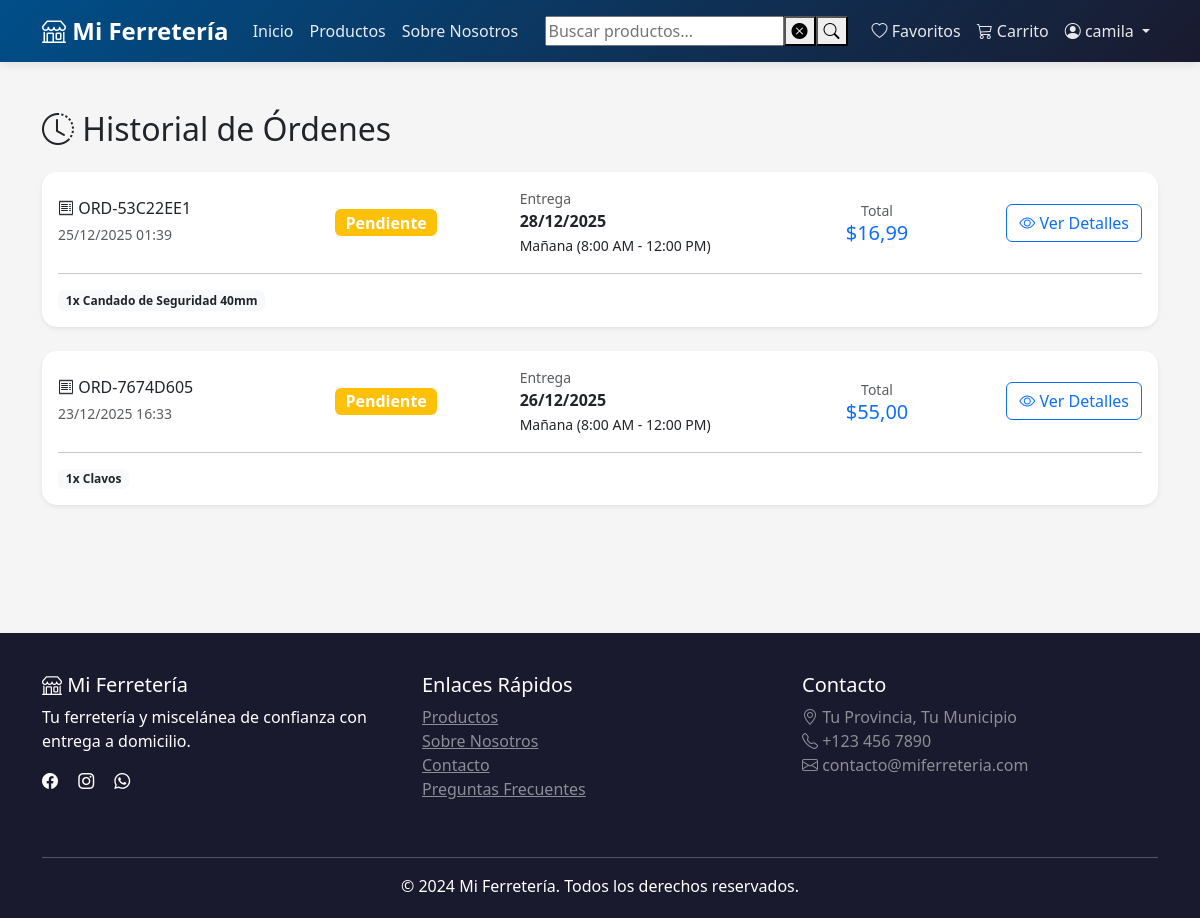
The app's page /mis-ordenes/ (signed in) with its own data.
### shop/models.py (models this page shows, shortened)
class Order(models.Model):
    PAYMENT_CHOICES = [
        ('cash', 'Efectivo'),
        ('transfer', 'Transferencia'),
    ]
    STATUS_CHOICES = [
        ('pending', 'Pendiente'),
        ('confirmed', 'Confirmado'),
        ('preparing', 'Preparando'),
        ('in_transit', 'En camino'),
        ('delivered', 'Entregado'),
        ('cancelled', 'Cancelado'),
    ]
    DELIVERY_TIME_CHOICES = [
        ('morning', 'Mañana (8:00 AM - 12:00 PM)'),
        ('afternoon', 'Tarde (12:00 PM - 6:00 PM)'),
        ('evening', 'Noche (6:00 PM - 9:00 PM)'),
    ]
    user = models.ForeignKey(
        User,
        on_delete=models.CASCADE,
        related_name='orders',
        verbose_name="Usuario",
        db_index=True  # ÍNDICE: Para filtrar órdenes por usuario
    )
    order_number = models.CharField(
        max_length=20,
        unique=True,
        verbose_name="Número de orden",
        db_index=True  # ÍNDICE: Para búsqueda por número de orden
    )
    delivery_address = models.TextField(verbose_name="Dirección de entrega")
    delivery_city = models.CharField(max_length=100, verbose_name="Municipio")
    delivery_province = models.CharField(max_length=100, verbose_name="Provincia")
    contact_phone = models.CharField(max_length=17, verbose_name="Teléfono de contacto")
    delivery_date = models.DateField(verbose_name="Fecha de entrega", db_index=True)  # ÍNDICE: Para reportes por fecha
    delivery_time = models.CharField(max_length=50, choices=DELIVERY_TIME_CHOICES, verbose_name="Hora de entrega")
    payment_method = models.CharField(max_length=20, choices=PAYMENT_CHOICES, verbose_name="Método de pago")
    status = models.CharField(
        max_length=20,
        choices=STATUS_CHOICES,
        default='pending',
        verbose_name="Estado",
        db_index=True  # ÍNDICE: Filtro muy común
    )
    subtotal = models.DecimalField(max_digits=10, decimal_places=2, verbose_name="Subtotal")
    delivery_fee = models.DecimalField(max_digits=10, decimal_places=2, default=0, verbose_name="Costo de envío")
    total = models.DecimalField(max_digits=10, decimal_places=2, verbose_name="Total", db_index=True)  # ÍNDICE: Para reportes
    notes = models.TextField(blank=True, verbose_name="Notas adicionales")
    admin_notes = models.TextField(blank=True, verbose_name="Notas del administrador")
    cancellation_reason = models.TextField(blank=True, verbose_name="Motivo de cancelación")
    created_at = models.DateTimeField(auto_now_add=True, verbose_name="Fecha de creación", db_index=True)  # ÍNDICE: Ordenar
    updated_at = models.DateTimeField(auto_now=True, verbose_name="Última actualización")
    class Meta:
        verbose_name = "Orden"
        verbose_name_plural = "Órdenes"
        ordering = ['-created_at']
        indexes = [
            models.Index(fields=['user', '-created_at']),
            models.Index(fields=['status', '-created_at']),
            models.Index(fields=['status', 'user']),
            models.Index(fields=['created_at', 'status']),
        ]

class OrderItem(models.Model):
    order = models.ForeignKey(
        Order,
        on_delete=models.CASCADE,
        related_name='items',
        verbose_name="Orden",
        db_index=True  # ÍNDICE: Para obtener items de una orden
    )
    product = models.ForeignKey(
        Product,
        on_delete=models.PROTECT,
        verbose_name="Producto",
        db_index=True  # ÍNDICE: Para reportes de productos vendidos
    )
    quantity = models.IntegerField(validators=[MinValueValidator(1)], verbose_name="Cantidad")
    price = models.DecimalField(max_digits=10, decimal_places=2, verbose_name="Precio unitario")
    class Meta:
        verbose_name = "Item de Orden"
        verbose_name_plural = "Items de Orden"
        indexes = [
            models.Index(fields=['product', 'order']),
        ]

class Product(models.Model):
    category = models.ForeignKey(
        Category,
        on_delete=models.CASCADE,
        related_name='products',
        verbose_name="Categoría",
        db_index=True  # ÍNDICE: Para búsquedas por categoría
    )
    name = models.CharField(max_length=200, verbose_name="Nombre", db_index=True)  # ÍNDICE: Para búsquedas
    description = models.TextField(verbose_name="Descripción")
    price = models.DecimalField(
        max_digits=10,
        decimal_places=2,
        validators=[MinValueValidator(Decimal('0.01'))],
        verbose_name="Precio",
        db_index=True  # ÍNDICE: Para ordenar por precio
    )
    stock = models.IntegerField(
        default=0,
        validators=[MinValueValidator(0)],
        verbose_name="Stock",
        db_index=True  # ÍNDICE: Para filtros de stock
    )
    image = models.ImageField(upload_to='products/', blank=True, null=True, verbose_name="Imagen")
    is_active = models.BooleanField(default=True, verbose_name="Activo", db_index=True)  # ÍNDICE: Filtro común
    featured = models.BooleanField(default=False, verbose_name="Destacado", db_index=True)  # ÍNDICE: Para featured
    sku = models.CharField(max_length=50, unique=True, verbose_name="SKU", db_index=True)  # ÍNDICE: Búsquedas por SKU
    created_at = models.DateTimeField(auto_now_add=True, db_index=True)  # ÍNDICE: Para ordenar
    updated_at = models.DateTimeField(auto_now=True)
    material = models.CharField(
        max_length=100,
        blank=True,
        verbose_name="Material",
        help_text="Ej: Acero galvanizado, Plástico ABS, Madera"
    )
    dimensiones = models.CharField(
        max_length=200,
        blank=True,
        verbose_name="Dimensiones",
        help_text="Ej: 10cm x 5cm x 2cm, Largo 50cm"
    )
    peso = models.DecimalField(
        max_digits=8,  # Permite hasta 999999.99 kg
        decimal_places=2,
        blank=True,
        null=True,
        verbose_name="Peso (kg)",
        help_text="Peso en kilogramos"
    )
    voltaje = models.CharField(
        max_length=50,
        blank=True,
        verbose_name="Voltaje",
        help_text="Ej: 110V, 220V, 12V DC"
    )
    potencia = models.CharField(
        max_length=50,
        blank=True,
        verbose_name="Potencia",
        help_text="Ej: 1500W, 2HP, 750W"
    )
    marca = models.CharField(
        max_length=100,
        blank=True,
        verbose_name="Marca",
        help_text="Fabricante o marca del producto"
    )
    garantia = models.CharField(
        max_length=100,
        blank=True,
        verbose_name="Garantía",
        help_text="Ej: 1 año, 6 meses, Sin garantía"
    )
    color = models.CharField(
        max_length=50,
        blank=True,
        verbose_name="Color",
        help_text="Color principal del producto"
    )
    uso_recomendado = models.TextField(
        blank=True,
        verbose_name="Uso Recomendado",
        help_text="Para qué se recomienda usar este producto"
    )
    class Meta:
        verbose_name = "Producto"
        verbose_name_plural = "Productos"
        ordering = ['-created_at']
        indexes = [
            models.Index(fields=['category', 'is_active', '-created_at']),
            models.Index(fields=['featured', 'is_active']),
            models.Index(fields=['is_active', 'stock']),
            models.Index(fields=['name', 'is_active']),
            models.Index(fields=['marca', 'is_active']),
        ]

### shop/views/orders.py (the view)
# urls.py: path('mis-ordenes/', views.order_history, name='order_history'),
@login_required
def order_history(request):
    orders = Order.objects.filter(
        user=request.user
    ).prefetch_related(
        Prefetch(
            'items',
            queryset=OrderItem.objects.select_related('product', 'product__category')
        )
    ).order_by('-created_at')
    context = {
        'orders': orders,
    }
    return render(request, 'shop/order_history.html', context)

### shop/templates/shop/order_history.html (shortened to what this page needs)
{% extends 'shop/base.html' %}
{% block content %}
<div class="container py-5">
    <h2 class="mb-4">
        <i class="bi bi-clock-history"></i> Historial de Órdenes
    </h2>
    {% if orders %}
        <div class="row g-4">
            {% for order in orders %}
                <div class="col-12">
                    <div class="card shadow-sm">
                        <div class="card-body">
                            <div class="row align-items-center">
                                <div class="col-lg-3">
                                    <h6 class="mb-1">
                                        <i class="bi bi-receipt"></i> {{ order.order_number }}
                                    </h6>
                                    <small class="text-muted">{{ order.created_at|date:"d/m/Y H:i" }}</small>
                                </div>
                                <div class="col-lg-2">
                                    <span class="badge bg-{% if order.status == 'pending' %}warning{% elif order.status == 'confirmed' %}info{% elif order.status == 'preparing' %}primary{% elif order.status == 'in_transit' %}info{% elif order.status == 'delivered' %}success{% else %}danger{% endif %} fs-6">
                                        {{ order.get_status_display }}
                                    </span>
                                </div>
                                <div class="col-lg-3">
                                    <small class="text-muted d-block">Entrega</small>
                                    <strong>{{ order.delivery_date|date:"d/m/Y" }}</strong>
                                    <br>
                                    <small>{{ order.get_delivery_time_display }}</small>
                                </div>
                                <div class="col-lg-2 text-center">
                                    <small class="text-muted d-block">Total</small>
                                    <h5 class="mb-0 text-primary">${{ order.total }}</h5>
                                </div>
                                <div class="col-lg-2 text-end">
                                    <a href="{% url 'shop:order_detail' order.id %}"
                                       class="btn btn-outline-primary">
                                        <i class="bi bi-eye"></i> Ver Detalles
                                    </a>
                                </div>
                            </div>
                            <hr class="my-3">
                            <div class="d-flex gap-2 flex-wrap">
                                {% for item in order.items.all|slice:":3" %}
                                    <span class="badge bg-light text-dark">
                                        {{ item.quantity }}x {{ item.product.name }}
                                    </span>
                                {% endfor %}
                            </div>
                        </div>
                    </div>
                </div>
            {% endfor %}
        </div>
    {% endif %}
</div>
{% endblock %}

### shop/templates/shop/base.html (shortened to what this page needs)
{% load static %}
<!DOCTYPE html>
<html lang="es">
<head>
    <link href="https://cdn.jsdelivr.net/npm/bootstrap@5.3.0/dist/css/bootstrap.min.css" rel="stylesheet">
    <link rel="stylesheet" href="https://cdn.jsdelivr.net/npm/bootstrap-icons@1.10.0/font/bootstrap-icons.css">
    <link rel="stylesheet" href="{% static 'css/toast.css' %}">
</head>
<body>
    <nav class="navbar navbar-expand-lg navbar-dark sticky-top">
        <div class="container">
            <a class="navbar-brand" href="{% url 'shop:home' %}">
                <i class="bi bi-shop"></i> Mi Ferretería
            </a>
            <div class="collapse navbar-collapse" id="navbarNav">
                <ul class="navbar-nav me-auto">
                    <li class="nav-item">
                        <a class="nav-link" href="{% url 'shop:home' %}">Inicio</a>
                    </li>
                    <li class="nav-item">
                        <a class="nav-link" href="{% url 'shop:product_list' %}">Productos</a>
                    </li>
                    <li class="nav-item">
                        <a class="nav-link" href="{% url 'shop:about_us' %}">Sobre Nosotros</a>
                    </li>
                </ul>
                <div class="search-container d-flex me-3">
                    <input class="search-input"
                        type="search"
                        id="searchInput"
                        name="q"
                        placeholder="Buscar productos..."
                        aria-label="Search"
                        autocomplete="off">
                <button type="button"
                    class="clear-search-btn"
                    aria-label="Limpiar búsqueda">
                    <i class="bi bi-x-circle-fill"></i>
                </button>
                <button class="search-btn"
                    type="button"
                    id="searchBtn"
                    aria-label="Buscar">
                    <i class="bi bi-search"></i>
                </button>
                </div>
                <ul class="navbar-nav">
                    {% if user.is_authenticated %}
                        <li class="nav-item">
                            <li class="nav-item">
                                <a class="nav-link" href="{% url 'shop:wishlist' %}">
                                    <i class="bi bi-heart"></i> Favoritos
                                </a>
                            </li>
                            <a class="nav-link position-relative" href="{% url 'shop:cart' %}">
                                <i class="bi bi-cart3"></i> Carrito
                            </a>
                        </li>
                        <li class="nav-item dropdown">
                            <a class="nav-link dropdown-toggle" href="#" id="navbarDropdown" role="button" data-bs-toggle="dropdown">
                                <i class="bi bi-person-circle"></i> {{ user.first_name|default:user.username }}
                            </a>
                        </li>
                    {% endif %}
                </ul>
            </div>
        </div>
    </nav>
    <main>
        {% block content %}{% endblock %}
    </main>
    <footer class="footer">
        <div class="container">
            <div class="row">
                <div class="col-md-4 mb-4">
                    <h5><i class="bi bi-shop"></i> Mi Ferretería</h5>
                    <p>Tu ferretería y miscelánea de confianza con entrega a domicilio.</p>
                    <div class="social-links">
                        <a href="#" class="text-white me-3"><i class="bi bi-facebook"></i></a>
                        <a href="#" class="text-white me-3"><i class="bi bi-instagram"></i></a>
                        <a href="#" class="text-white me-3"><i class="bi bi-whatsapp"></i></a>
                    </div>
                </div>
                <div class="col-md-4 mb-4">
                    <h5>Enlaces Rápidos</h5>
                    <ul class="list-unstyled">
                        <li><a href="{% url 'shop:product_list' %}" class="text-white-50">Productos</a></li>
                        <li><a href="{% url 'shop:about_us' %}" class="text-white-50">Sobre Nosotros</a></li>
                        <li><a href="{% url 'shop:contact' %}" class="text-white-50">Contacto</a></li>
                        <li><a href="{% url 'shop:faq' %}" class="text-white-50">Preguntas Frecuentes</a></li>
                    </ul>
                </div>
                <div class="col-md-4 mb-4">
                    <h5>Contacto</h5>
                    <p class="text-white-50">
                        <i class="bi bi-geo-alt"></i> Tu Provincia, Tu Municipio<br>
                        <i class="bi bi-telephone"></i> +123 456 7890<br>
                        <i class="bi bi-envelope"></i> contacto@miferreteria.com
                    </p>
                </div>
            </div>
            <hr class="bg-white">
            <div class="text-center">
                <p class="mb-0">&copy; 2024 Mi Ferretería. Todos los derechos reservados.</p>
            </div>
        </div>
    </footer>
</body>
</html>

### records on screen
Order: order_number "ORD-53C22EE1", created_at "25/12/2025 01:39", status "Pendiente", delivery_date "28/12/2025", delivery_time "Mañana (8:00 AM - 12:00 PM)", total "16,99"
OrderItem: quantity "1", product.name "Candado de Seguridad 40mm"
Order: order_number "ORD-7674D605", created_at "23/12/2025 16:33", status "Pendiente", delivery_date "26/12/2025", delivery_time "Mañana (8:00 AM - 12:00 PM)", total "55,00"
OrderItem: quantity "1", product.name "Clavos"

### other values on screen
{{ user.first_name|default:user.username }} "camila"
